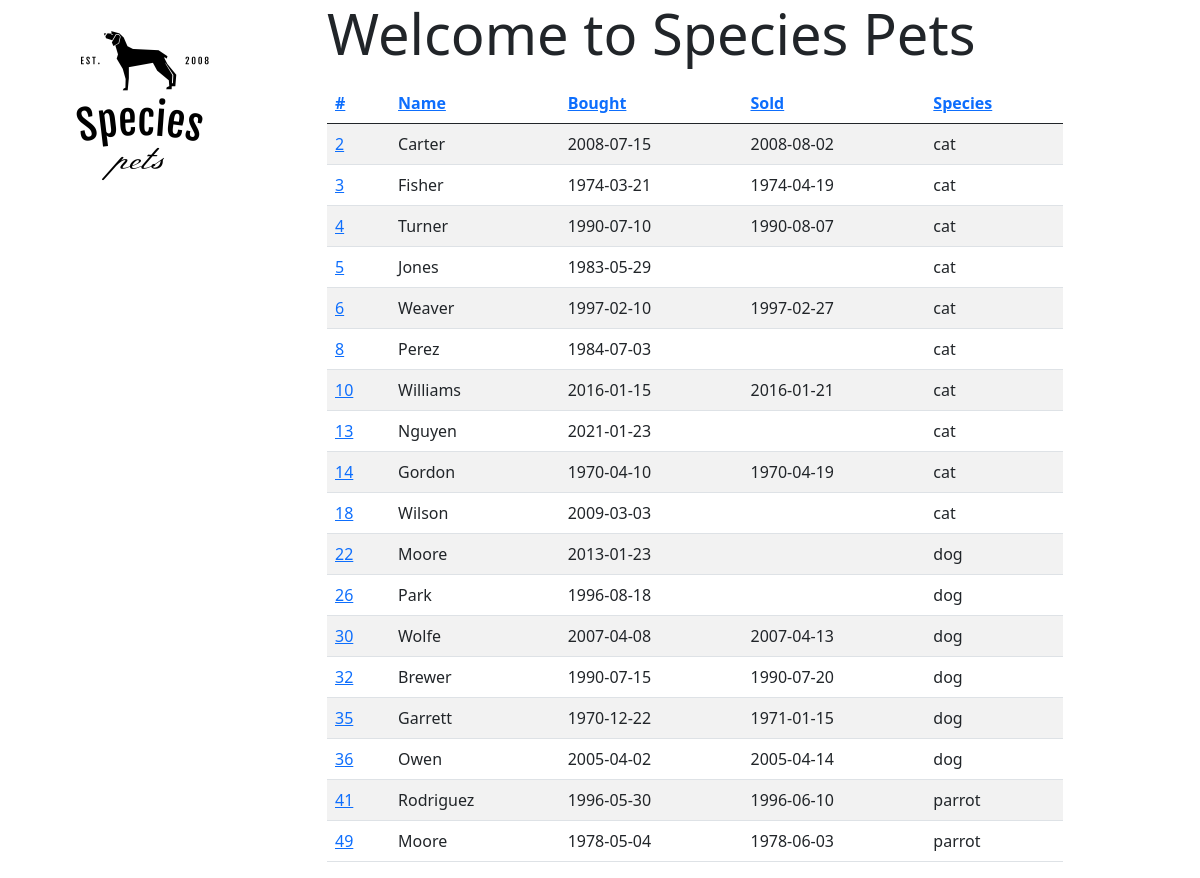
/search/tag/bred, run on the app's committed database.
### tables this page shows
CREATE TABLE pet (
       id INTEGER PRIMARY KEY AUTOINCREMENT,
       name TEXT,
       bought DATE,
       sold DATE,
       description TEXT,
       species INTEGER,
       FOREIGN KEY (species) references animal(id) ON DELETE CASCADE
);

CREATE TABLE animal (
       id INTEGER PRIMARY KEY AUTOINCREMENT,
       name TEXT UNIQUE NOT NULL
       );

### petshop/pets.py (the view)
@bp.route("/search/<field>/<value>")
def search(field, value):
    conn = db.get_db()
    oby = request.args.get("order_by", "id") # TODO. This is currently not used.
    order = request.args.get("order", "asc")
    cur = conn.cursor()
    cur.execute(f"select p.id, p.name, p.bought, p.sold, s.name from pet p, animal s where p.id in (select pet from tags_pets, tag where tag.name = '{value}' and tag.id = tags_pets.tag) and p.species = s.id order by p.{oby} {order}")
    pets = cur.fetchall()
    return render_template('search.html',value=value, field=field, pets=pets)

### petshop/db.py (called while the page is built)
def get_db():
    if 'db' not in g:
        dbname = current_app.config['DATABASE']
        g.db = sqlite3.connect(dbname)
        g.db.execute("PRAGMA foreign_keys = ON;")
    return g.db

### petshop/templates/search.html
{% extends "base.html" %}
{% block body %}
          <h4 class="display-4">Welcome to Species Pets</h4>
          <p>
            <table class="table table-striped">
              <thead class="thead-dark">
              <tr>
                <th scope="col"> <a href="/search/{{field}}/{{value}}?order_by=id&order={{order}}">#</a> </th>
                <th scope="col"> <a href="/search/{{field}}/{{value}}?order_by=name&order={{order}}">Name</a>  </th>
                <th scope="col"> <a href="/search/{{field}}/{{value}}?order_by=bought&order={{order}}">Bought</a>  </th>
                <th scope="col"> <a href="/search/{{field}}/{{value}}?order_by=sold&order={{order}}">Sold</a> </th>
                <th scope="col"> <a href="/search/{{field}}/{{value}}?order_by=species&order={{order}}">Species</a> </th>
              </tr>
              </thead>
              {% for id, name, bought, sold, species in pets %}
              <tr>
                <td scope="row" class="petid" ><a href="{{url_for('pets.pet_info', pid=id)}}">{{id}}</a></td>
                <td class="petname">{{name}} </td>
                <td class="petbought">{{bought}}</td>
                <td class="petsold">{{sold}}</td>
                <td class="petspecies">{{species}}</td>
              </tr>
              {%endfor%}
            </table>
          </p>
{% endblock %}

### data on the page
pet: id "2", name "Carter", bought "2008-07-15", sold "2008-08-02", name "cat"
pet: id "3", name "Fisher", bought "1974-03-21", sold "1974-04-19", name "cat"
pet: id "4", name "Turner", bought "1990-07-10", sold "1990-08-07", name "cat"
pet: id "5", name "Jones", bought "1983-05-29", name "cat"
pet: id "6", name "Weaver", bought "1997-02-10", sold "1997-02-27", name "cat"
pet: id "8", name "Perez", bought "1984-07-03", name "cat"
pet: id "10", name "Williams", bought "2016-01-15", sold "2016-01-21", name "cat"
pet: id "13", name "Nguyen", bought "2021-01-23", name "cat"
pet: id "14", name "Gordon", bought "1970-04-10", sold "1970-04-19", name "cat"
pet: id "18", name "Wilson", bought "2009-03-03", name "cat"
pet: id "22", name "Moore", bought "2013-01-23", name "dog"
pet: id "26", name "Park", bought "1996-08-18", name "dog"
pet: id "30", name "Wolfe", bought "2007-04-08", sold "2007-04-13", name "dog"
pet: id "32", name "Brewer", bought "1990-07-15", sold "1990-07-20", name "dog"
pet: id "35", name "Garrett", bought "1970-12-22", sold "1971-01-15", name "dog"
pet: id "36", name "Owen", bought "2005-04-02", sold "2005-04-14", name "dog"
pet: id "41", name "Rodriguez", bought "1996-05-30", sold "1996-06-10", name "parrot"
pet: id "49", name "Moore", bought "1978-05-04", sold "1978-06-03", name "parrot"
